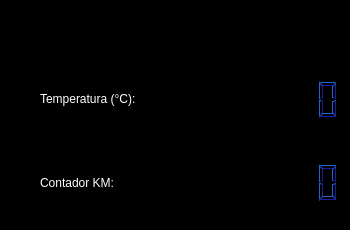
               <widget class="QFrame" name="frame_6">
                <property name="styleSheet">
                 <string notr="true">background-color:rgb(0,0,0);</string>
                </property>
                <property name="frameShape">
                 <enum>QFrame::StyledPanel</enum>
                </property>
                <property name="frameShadow">
                 <enum>QFrame::Raised</enum>
                </property>
                <widget class="QWidget" name="layoutWidget">
                 <property name="geometry">
                  <rect>
                   <x>40</x>
                   <y>60</y>
                   <width>301</width>
                   <height>161</height>
                  </rect>
                 </property>
                 <layout class="QVBoxLayout" name="verticalLayout_6">
                  <item>
                   <layout class="QHBoxLayout" name="horizontalLayout_11">
                    <item>
                     <widget class="QLabel" name="label_3">
                      <property name="styleSheet">
                       <string notr="true">color: white;
font: 87 12pt &quot;Arial-Black&quot;;</string>
                      </property>
                      <property name="text">
                       <string>Temperatura (°C):</string>
                      </property>
                     </widget>
                    </item>
                    <item>
                     <widget class="QLCDNumber" name="temp_lcd">
                      <property name="minimumSize">
                       <size>
                        <width>0</width>
                        <height>0</height>
                       </size>
                      </property>
                      <property name="palette">
                       <palette>
                        <active>
                         <colorrole role="WindowText">
                          <brush brushstyle="SolidPattern">
                           <color alpha="255">
                            <red>0</red>
                            <green>0</green>
                            <blue>0</blue>
                           </color>
                          </brush>
                         </colorrole>
                         <colorrole role="Button">
                          <brush brushstyle="SolidPattern">
                           <color alpha="255">
                            <red>0</red>
                            <green>0</green>
                            <blue>0</blue>
                           </color>
                          </brush>
                         </colorrole>
                         <colorrole role="Light">
                          <brush brushstyle="SolidPattern">
                           <color alpha="255">
                            <red>33</red>
                            <green>102</green>
                            <blue>204</blue>
                           </color>
                          </brush>
                         </colorrole>
                         <colorrole role="Dark">
                          <brush brushstyle="SolidPattern">
                           <color alpha="255">
                            <red>25</red>
                            <green>28</green>
                            <blue>160</blue>
                           </color>
                          </brush>
                         </colorrole>
                         <colorrole role="Text">
                          <brush brushstyle="SolidPattern">
                           <color alpha="255">
                            <red>0</red>
                            <green>0</green>
                            <blue>0</blue>
                           </color>
                          </brush>
                         </colorrole>
                         <colorrole role="ButtonText">
                          <brush brushstyle="SolidPattern">
                           <color alpha="255">
                            <red>0</red>
                            <green>0</green>
                            <blue>0</blue>
                           </color>
                          </brush>
                         </colorrole>
                         <colorrole role="Base">
                          <brush brushstyle="SolidPattern">
                           <color alpha="255">
                            <red>0</red>
                            <green>0</green>
                            <blue>0</blue>
                           </color>
                          </brush>
                         </colorrole>
                         <colorrole role="Window">
                          <brush brushstyle="SolidPattern">
                           <color alpha="255">
                            <red>0</red>
                            <green>0</green>
                            <blue>0</blue>
                           </color>
                          </brush>
                         </colorrole>
                        </active>
                        <inactive>
                         <colorrole role="WindowText">
                          <brush brushstyle="SolidPattern">
                           <color alpha="255">
                            <red>0</red>
                            <green>0</green>
                            <blue>0</blue>
                           </color>
                          </brush>
                         </colorrole>
                         <colorrole role="Button">
                          <brush brushstyle="SolidPattern">
                           <color alpha="255">
                            <red>0</red>
                            <green>0</green>
                            <blue>0</blue>
                           </color>
                          </brush>
                         </colorrole>
                         <colorrole role="Light">
                          <brush brushstyle="SolidPattern">
                           <color alpha="255">
                            <red>33</red>
                            <green>102</green>
                            <blue>204</blue>
                           </color>
                          </brush>
                         </colorrole>
                         <colorrole role="Dark">
                          <brush brushstyle="SolidPattern">
                           <color alpha="255">
                            <red>25</red>
                            <green>28</green>
                            <blue>160</blue>
                           </color>
                          </brush>
                         </colorrole>
                         <colorrole role="Text">
                          <brush brushstyle="SolidPattern">
                           <color alpha="255">
                            <red>0</red>
                            <green>0</green>
                            <blue>0</blue>
                           </color>
                          </brush>
                         </colorrole>
                         <colorrole role="ButtonText">
                          <brush brushstyle="SolidPattern">
                           <color alpha="255">
                            <red>0</red>
                            <green>0</green>
                            <blue>0</blue>
                           </color>
                          </brush>
                         </colorrole>
                         <colorrole role="Base">
                          <brush brushstyle="SolidPattern">
                           <color alpha="255">
                            <red>0</red>
                            <green>0</green>
                            <blue>0</blue>
                           </color>
                          </brush>
                         </colorrole>
                         <colorrole role="Window">
                          <brush brushstyle="SolidPattern">
                           <color alpha="255">
                            <red>0</red>
                            <green>0</green>
                            <blue>0</blue>
                           </color>
                          </brush>
                         </colorrole>
                        </inactive>
                        <disabled>
                         <colorrole role="WindowText">
                          <brush brushstyle="SolidPattern">
                           <color alpha="255">
                            <red>25</red>
                            <green>28</green>
                            <blue>160</blue>
                           </color>
                          </brush>
                         </colorrole>
                         <colorrole role="Button">
                          <brush brushstyle="SolidPattern">
                           <color alpha="255">
                            <red>0</red>
                            <green>0</green>
                            <blue>0</blue>
                           </color>
                          </brush>
                         </colorrole>
                         <colorrole role="Light">
                          <brush brushstyle="SolidPattern">
                           <color alpha="255">
                            <red>33</red>
                            <green>102</green>
                            <blue>204</blue>
                           </color>
                          </brush>
                         </colorrole>
                         <colorrole role="Dark">
                          <brush brushstyle="SolidPattern">
                           <color alpha="255">
                            <red>25</red>
                            <green>28</green>
                            <blue>160</blue>
                           </color>
                          </brush>
                         </colorrole>
                         <colorrole role="Text">
                          <brush brushstyle="SolidPattern">
                           <color alpha="255">
                            <red>25</red>
                            <green>28</green>
                            <blue>160</blue>
                           </color>
                          </brush>
                         </colorrole>
                         <colorrole role="ButtonText">
                          <brush brushstyle="SolidPattern">
                           <color alpha="255">
                            <red>25</red>
                            <green>28</green>
                            <blue>160</blue>
                           </color>
                          </brush>
                         </colorrole>
                         <colorrole role="Base">
                          <brush brushstyle="SolidPattern">
                           <color alpha="255">
                            <red>0</red>
                            <green>0</green>
                            <blue>0</blue>
                           </color>
                          </brush>
                         </colorrole>
                         <colorrole role="Window">
                          <brush brushstyle="SolidPattern">
                           <color alpha="255">
                            <red>0</red>
                            <green>0</green>
                            <blue>0</blue>
                           </color>
                          </brush>
                         </colorrole>
                        </disabled>
                       </palette>
                      </property>
                      <property name="digitCount">
                       <number>7</number>
                      </property>
                      <property name="intValue" stdset="0">
                       <number>0</number>
                      </property>
                     </widget>
                    </item>
                   </layout>
                  </item>
                  <item>
                   <layout class="QHBoxLayout" name="horizontalLayout_10">
                    <item>
                     <widget class="QLabel" name="label_6">
                      <property name="styleSheet">
                       <string notr="true">color: white;
font: 87 12pt &quot;Arial-Black&quot;;</string>
                      </property>
                      <property name="text">
                       <string>Contador KM:</string>
                      </property>
                     </widget>
                    </item>
                    <item>
                     <widget class="QLCDNumber" name="km_lcd">
                      <property name="minimumSize">
                       <size>
                        <width>0</width>
                        <height>0</height>
                       </size>
                      </property>
                      <property name="palette">
                       <palette>
                        <active>
                         <colorrole role="WindowText">
                          <brush brushstyle="SolidPattern">
                           <color alpha="255">
                            <red>0</red>
                            <green>0</green>
                            <blue>0</blue>
                           </color>
                          </brush>
                         </colorrole>
                         <colorrole role="Button">
                          <brush brushstyle="SolidPattern">
                           <color alpha="255">
                            <red>0</red>
                            <green>0</green>
                            <blue>0</blue>
                           </color>
                          </brush>
                         </colorrole>
                         <colorrole role="Light">
                          <brush brushstyle="SolidPattern">
                           <color alpha="255">
                            <red>33</red>
                            <green>102</green>
                            <blue>204</blue>
                           </color>
                          </brush>
                         </colorrole>
                         <colorrole role="Dark">
                          <brush brushstyle="SolidPattern">
                           <color alpha="255">
                            <red>25</red>
                            <green>28</green>
                            <blue>160</blue>
                           </color>
                          </brush>
                         </colorrole>
                         <colorrole role="Text">
                          <brush brushstyle="SolidPattern">
                           <color alpha="255">
                            <red>0</red>
                            <green>0</green>
                            <blue>0</blue>
                           </color>
                          </brush>
                         </colorrole>
                         <colorrole role="ButtonText">
                          <brush brushstyle="SolidPattern">
                           <color alpha="255">
                            <red>0</red>
                            <green>0</green>
                            <blue>0</blue>
                           </color>
                          </brush>
                         </colorrole>
                         <colorrole role="Base">
                          <brush brushstyle="SolidPattern">
                           <color alpha="255">
                            <red>0</red>
                            <green>0</green>
                            <blue>0</blue>
                           </color>
                          </brush>
                         </colorrole>
                         <colorrole role="Window">
                          <brush brushstyle="SolidPattern">
                           <color alpha="255">
                            <red>0</red>
                            <green>0</green>
                            <blue>0</blue>
                           </color>
                          </brush>
                         </colorrole>
                        </active>
                        <inactive>
                         <colorrole role="WindowText">
                          <brush brushstyle="SolidPattern">
                           <color alpha="255">
                            <red>0</red>
                            <green>0</green>
                            <blue>0</blue>
                           </color>
                          </brush>
                         </colorrole>
                         <colorrole role="Button">
                          <brush brushstyle="SolidPattern">
                           <color alpha="255">
                            <red>0</red>
                            <green>0</green>
                            <blue>0</blue>
                           </color>
                          </brush>
                         </colorrole>
                         <colorrole role="Light">
                          <brush brushstyle="SolidPattern">
                           <color alpha="255">
                            <red>33</red>
                            <green>102</green>
                            <blue>204</blue>
                           </color>
                          </brush>
                         </colorrole>
                         <colorrole role="Dark">
                          <brush brushstyle="SolidPattern">
                           <color alpha="255">
                            <red>25</red>
                            <green>28</green>
                            <blue>160</blue>
                           </color>
                          </brush>
                         </colorrole>
                         <colorrole role="Text">
                          <brush brushstyle="SolidPattern">
                           <color alpha="255">
                            <red>0</red>
                            <green>0</green>
                            <blue>0</blue>
                           </color>
                          </brush>
                         </colorrole>
                         <colorrole role="ButtonText">
                          <brush brushstyle="SolidPattern">
                           <color alpha="255">
                            <red>0</red>
                            <green>0</green>
                            <blue>0</blue>
                           </color>
                          </brush>
                         </colorrole>
                         <colorrole role="Base">
                          <brush brushstyle="SolidPattern">
                           <color alpha="255">
                            <red>0</red>
                            <green>0</green>
                            <blue>0</blue>
                           </color>
                          </brush>
                         </colorrole>
                         <colorrole role="Window">
                          <brush brushstyle="SolidPattern">
                           <color alpha="255">
                            <red>0</red>
                            <green>0</green>
                            <blue>0</blue>
                           </color>
                          </brush>
                         </colorrole>
                        </inactive>
                        <disabled>
                         <colorrole role="WindowText">
                          <brush brushstyle="SolidPattern">
                           <color alpha="255">
                            <red>25</red>
                            <green>28</green>
                            <blue>160</blue>
                           </color>
                          </brush>
                         </colorrole>
                         <colorrole role="Button">
                          <brush brushstyle="SolidPattern">
                           <color alpha="255">
                            <red>0</red>
                            <green>0</green>
                            <blue>0</blue>
                           </color>
                          </brush>
                         </colorrole>
                         <colorrole role="Light">
                          <brush brushstyle="SolidPattern">
                           <color alpha="255">
                            <red>33</red>
                            <green>102</green>
                            <blue>204</blue>
                           </color>
                          </brush>
                         </colorrole>
                         <colorrole role="Dark">
                          <brush brushstyle="SolidPattern">
                           <color alpha="255">
                            <red>25</red>
                            <green>28</green>
                            <blue>160</blue>
                           </color>
                          </brush>
                         </colorrole>
                         <colorrole role="Text">
                          <brush brushstyle="SolidPattern">
                           <color alpha="255">
                            <red>25</red>
                            <green>28</green>
                            <blue>160</blue>
                           </color>
                          </brush>
                         </colorrole>
                         <colorrole role="ButtonText">
                          <brush brushstyle="SolidPattern">
                           <color alpha="255">
                            <red>25</red>
                            <green>28</green>
                            <blue>160</blue>
                           </color>
                          </brush>
                         </colorrole>
                         <colorrole role="Base">
                          <brush brushstyle="SolidPattern">
                           <color alpha="255">
                            <red>0</red>
                            <green>0</green>
                            <blue>0</blue>
                           </color>
                          </brush>
                         </colorrole>
                         <colorrole role="Window">
                          <brush brushstyle="SolidPattern">
                           <color alpha="255">
                            <red>0</red>
                            <green>0</green>
                            <blue>0</blue>
                           </color>
                          </brush>
                         </colorrole>
                        </disabled>
                       </palette>
                      </property>
                      <property name="digitCount">
                       <number>7</number>
                      </property>
                      <property name="intValue" stdset="0">
                       <number>0</number>
                      </property>
                     </widget>
                    </item>
                   </layout>
                  </item>
                 </layout>
                </widget>
                <widget class="QLabel" name="label_8">
                 <property name="geometry">
                  <rect>
                   <x>110</x>
                   <y>20</y>
                   <width>51</width>
                   <height>31</height>
                  </rect>
                 </property>
                 <property name="text">
                  <string/>
                 </property>
                 <property name="pixmap">
                  <pixmap>img/Sensor-de-Temperatura.jpg</pixmap>
                 </property>
                 <property name="scaledContents">
                  <bool>true</bool>
                 </property>
                </widget>
                <widget class="QLabel" name="label_10">
                 <property name="geometry">
                  <rect>
                   <x>200</x>
                   <y>10</y>
                   <width>61</width>
                   <height>41</height>
                  </rect>
                 </property>
                 <property name="text">
                  <string/>
                 </property>
                 <property name="pixmap">
                  <pixmap>img/glow-speedometer-dashboard-260nw-1348889378.png</pixmap>
                 </property>
                 <property name="scaledContents">
                  <bool>true</bool>
                 </property>
                </widget>
               </widget>
